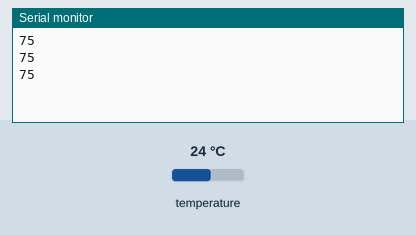
Bench run of a sketch on a simulated Arduino Nano 33 BLE. Shown: the last lines printed to the serial monitor. The test bench sets the inputs (shaded band); at power-on: temperature 24 °C.

Above: at 1.3 s.
1.4 s: temperature set to 12 °C
At 1.9 s:
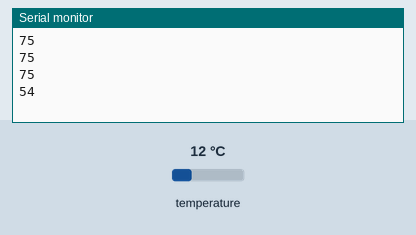
2.9 s: temperature set to 19 °C
At 3.5 s:
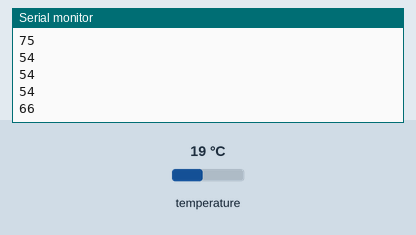
Timing chart, 0 to 5.9 s (numbered marks = the images above; inputs shaded):
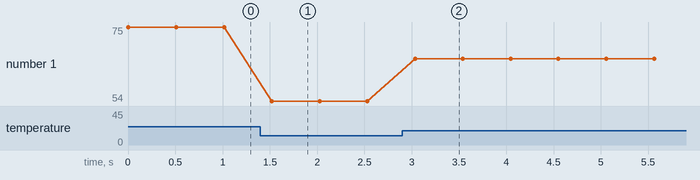

Measured:
- after the input at 1.4 s, the serial monitor: prints a new line after 0.12 s (image 1)
- after the input at 2.9 s, the serial monitor: prints a new line after 0.14 s (image 2)
- plotted number 1: 75 → 54 after the input at 1.4 s, 54 → 66 after the input at 2.9 s

The sketch:

Google_Sheets_Temp_MASTER__NANO_33_BLE_SENSE_.ino
```cpp
#include <Wire.h>
#include <Arduino_HTS221.h>
#include <math.h>

void setup() {
//Wire.begin();
}

void loop() {
 float temperature = HTS.readTemperature(FAHRENHEIT);
 int temp = round(temperature);
 //Wire.beginTransmission(9);
 //Wire.write(temp);
 //Wire.endTransmission();
 Serial.println(temp);
 //delay(60000);
delay(500);
}
```
